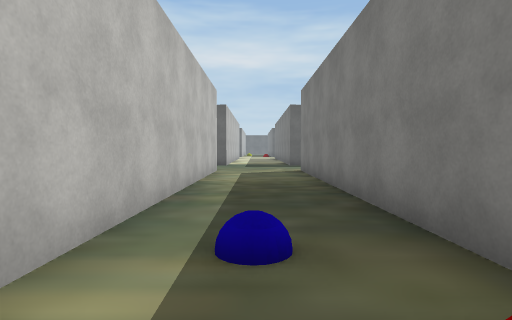
view 1 (above)

24 first-person views from a walk through a scene from a Unity 3-D project. The camera is 1.3 m above the floor, tilts 2° down and sees 80° across. The floor is counted in squares, 2 m on a side. Each view is taken from the middle of a square. On the plan, view 1 faces up. The plan holds only what a view shows up to about 10 squares ahead; the rest is blank. The place goes on beyond the plan. Some surface patterns are stand-ins.

view 2
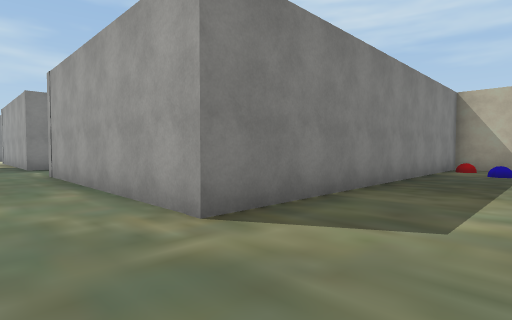

view 3
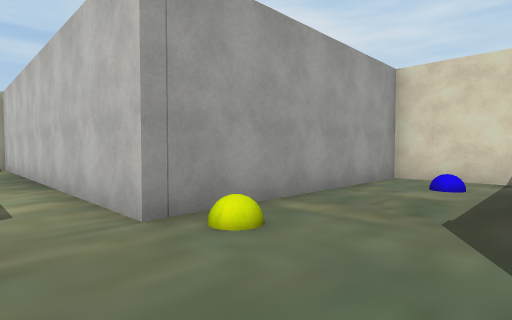

view 4
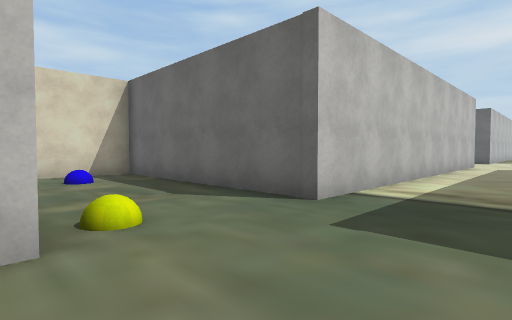

view 5
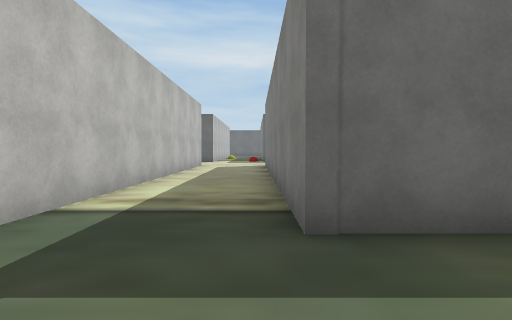

view 6
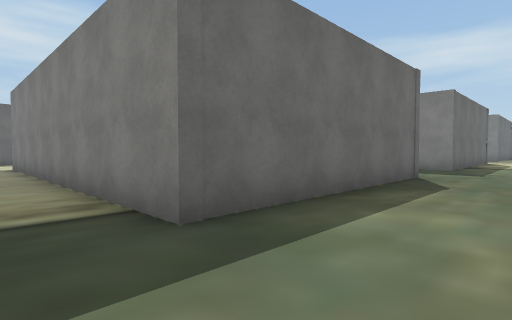

view 7
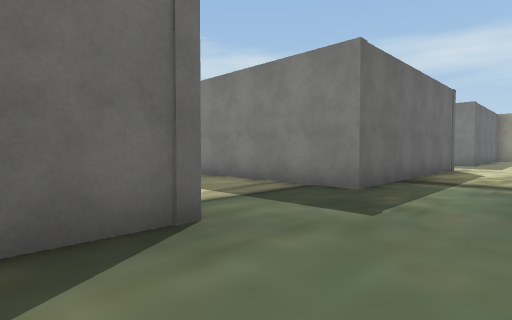

view 8
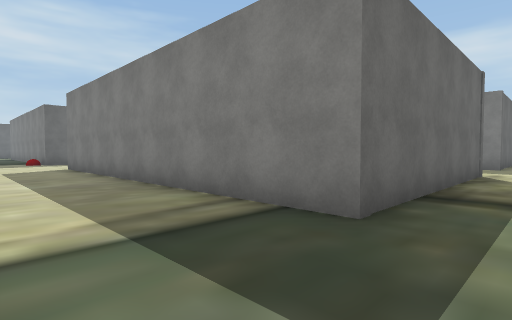

view 9
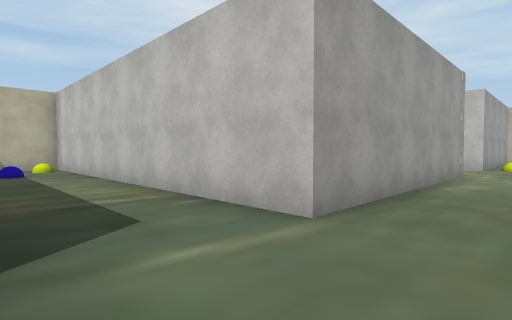

view 10
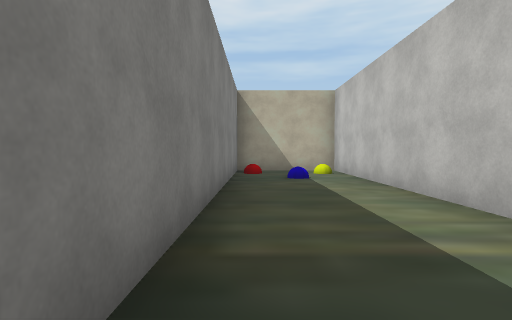

view 11
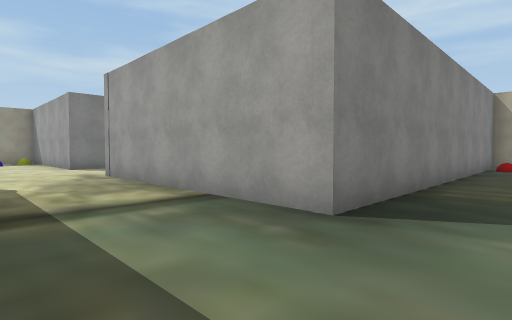

view 12
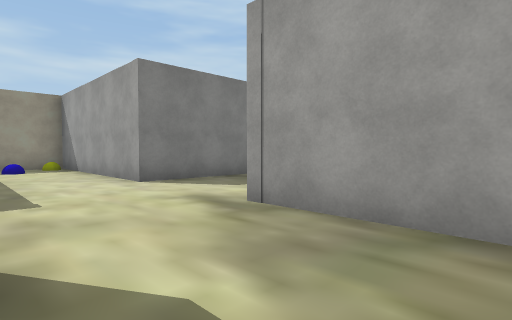

view 13
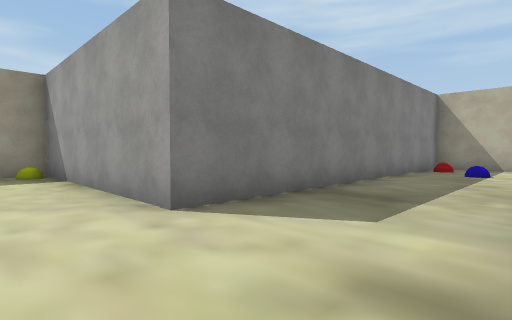

view 14
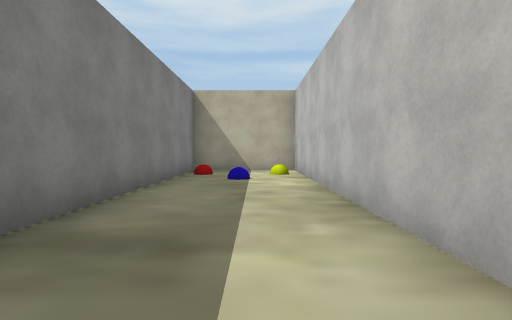

view 15
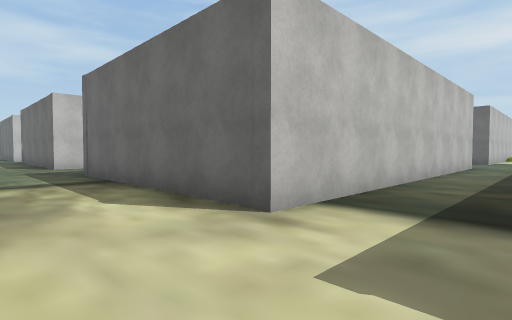

view 16
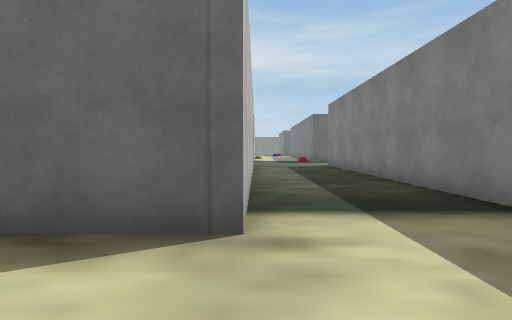

view 17
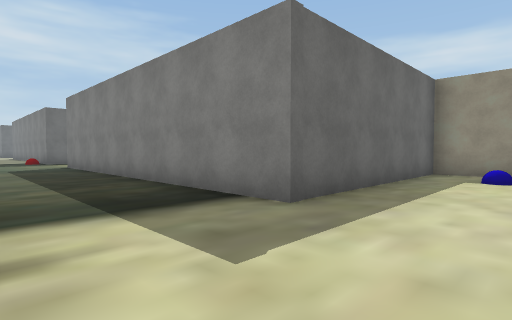

view 18
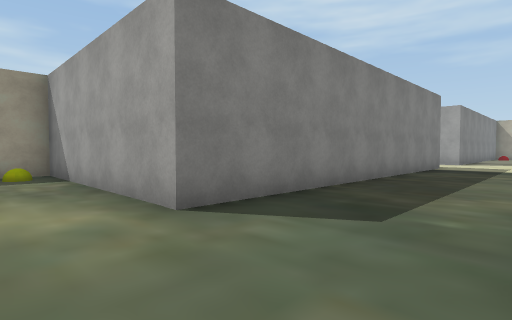

view 19
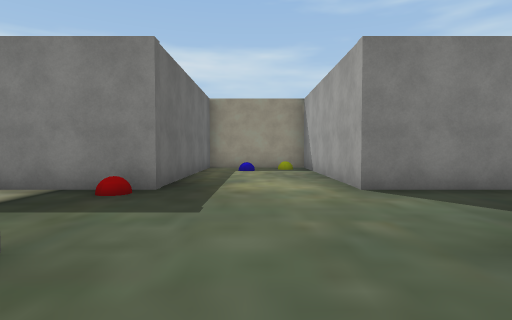

view 20
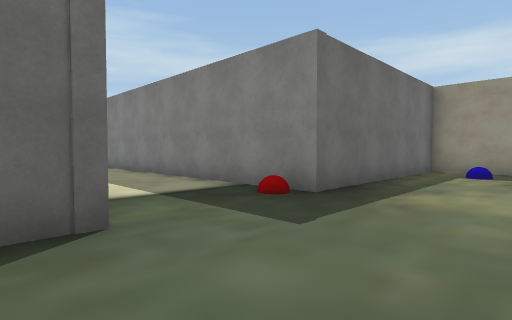

view 21
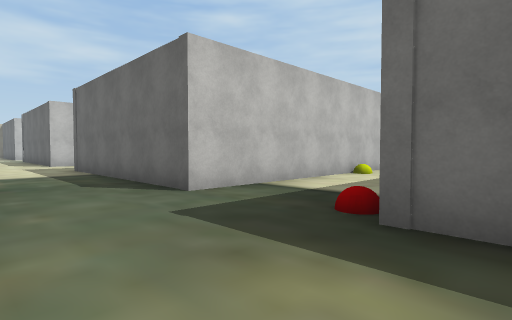

view 22
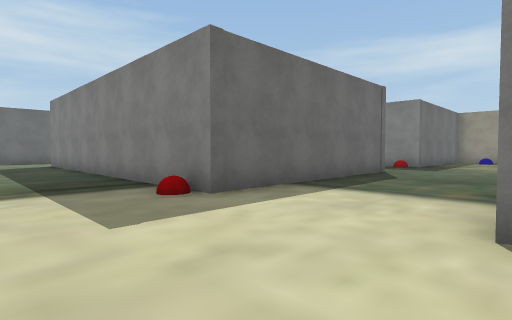

view 23
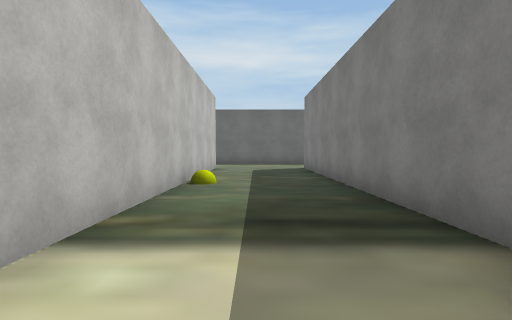

view 24
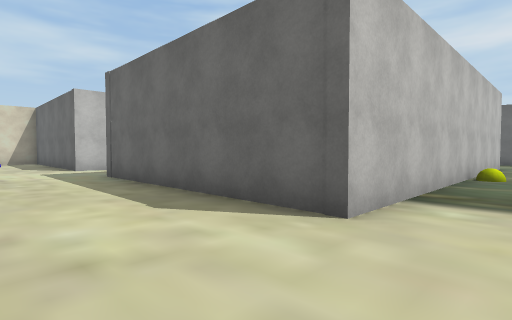

### Floor plan
Points are (right, up) in squares from view 1. A wall is a line through its corners. A room is listed if a view was taken in it or the views show most of it. See-through windows are left out.
Room 1 (views 1, 2, 3, 4, 5, 6, 7, 8, 9, 10, 11, 12, 13, 14, 15, 16, 17, 18, 19, 20, 21, 22, 23, 24)
walls: (16.9, 22.1) (16.9, 12.3) (10.6, 12.3) (10.6, 22.4); (7.6, 12.9) (7.6, 12.3) (1.4, 12.3) (1.4, 22.4); (-1.2, 21) (-1.2, 12.3) (-7.1, 12.3) (-7.1, 9.3) (-1.2, 9.3) (-1.2, -0.3) (1.4, -0.3) (1.4, 9.3) (7.6, 9.3) (7.6, -0.3) (10.6, -0.3) (10.6, 9.3) (16.9, 9.3); (-1.2, 26.5) (-1.2, 25.6) (-2.5, 25.6); (16.9, 32.8) (16.9, 25.6) (10.6, 25.6) (10.6, 35); (7.6, 35.6) (7.6, 25.6) (1.4, 25.6); (16.9, 7.6) (16.9, -0.3) (19.9, -0.3) (19.9, 9.3) (25.5, 9.3); (25.5, 25.6) (19.9, 25.6) (19.9, 33.2); (25.5, 12.3) (19.9, 12.3) (19.9, 22.3) (25.5, 22.3)

Positions as (right, up) in squares from view 1, and headings:
1: (0, 0), facing up
2: (-1, 11), facing down-right
3: (0, 12), facing down-left
4: (1, 9), facing up-left
5: (1, 10), facing up
6: (0, 10), facing up-right
7: (6, 10), facing up-right
8: (8, 11), facing up-right
9: (10, 11), facing down-left
10: (10, 9), facing down
11: (9, 12), facing down-right
12: (14, 12), facing down-right
13: (17, 11), facing down-right
14: (18, 9), facing down
15: (19, 10), facing up-left
16: (17, 10), facing up
17: (17, 10), facing up-right
18: (17, 24), facing down-right
19: (15, 24), facing right
20: (16, 23), facing up-right
21: (21, 23), facing up-left
22: (8, 22), facing up-right
23: (9, 25), facing up
24: (9, 23), facing up-left
